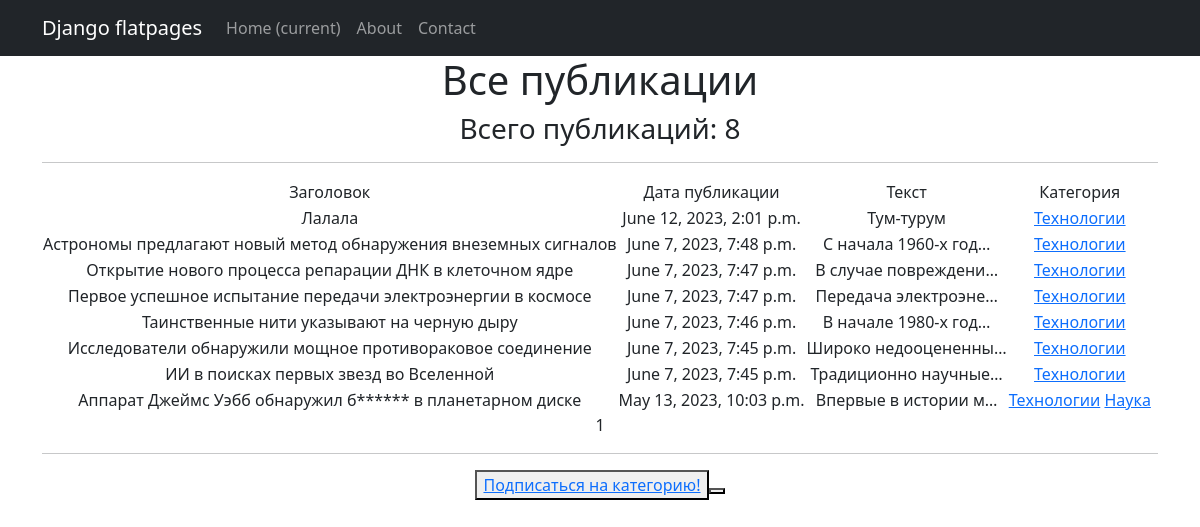
Screenshot of /categories/2/ with the database file from the repository.
### NewsPortal/models.py (models this page shows, shortened)
class Post(models.Model):
    article = 'ART'
    news = 'NWS'
    TYPES = [(article, 'статья'), (news, 'новость')]
    post_author = models.ForeignKey(Author, on_delete=models.CASCADE)
    post_type = models.CharField(max_length=64, choices=TYPES)
    post_time_in = models.DateTimeField(auto_now_add=True)
    post_category = models.ManyToManyField(Category, through='PostCategory')
    post_title = models.CharField(max_length=64, unique=True)
    post_text = models.TextField(unique=True)
    post_rating = models.IntegerField(default=0)

class Category(models.Model):
    category_name = models.CharField(max_length=64, unique=True)
    subscribers = models.ManyToManyField(User, related_name='categories')
    def __str__(self):
        return self.category_name

### NewsPortal/views.py (the view)
# urls.py: path('categories/<int:pk>/', CategoryList.as_view(), name='category_list'),
class CategoryList(ListView):
    model = Post
    ordering = '-post_time_in'
    context_object_name = 'post'
    template_name = 'post_category.html'
    paginate_by = 10
    def get_queryset(self):
        self.post_category = get_object_or_404(Category, id=self.kwargs['pk'])
        queryset = Post.objects.filter(post_category=self.post_category).order_by('-post_time_in')
        return queryset
    def get_context_data(self, **kwargs):
        context = super().get_context_data(**kwargs)
        context["is_not_subscribers"] = self.request.user not in self.post_category.subscribers.all()
        context['category'] = self.post_category
        return context

### NewsPortal/templatetags/custom_filters.py (called while the page is built)
@register.filter()
def censor(word):
    if isinstance(word, str):
        for i in word.split():
            if i.capitalize() in bad_words:
                word = word.replace(i, i[0] + '*' * len(i))
    else:
        raise ValueError('custom_filters -> censor -> A string is expected, but a different data type has been entered')
    return word

### templates/post_category.html (shortened to what this page needs)
{% extends 'flatpages/default.html' %}
{% load custom_filters %}
{% block content %}
   <h1>Все публикации</h1>
    <h3>Всего публикаций: {{ post|length }}</h3>
   <hr>
   {% if post %}
       <table>
           <tr>
               <td>Заголовок</td>
               <td>Дата публикации</td>
               <td>Текст</td>
               <td>Категория</td>
           </tr>
           {% for post_item in post %}
           <tr>
               <td>{{ post_item.post_title|censor }}</td>
               <td>{{ post_item.post_time_in }}</td>
               <td>{{ post_item.post_text|truncatechars:20|censor }}</td>
               <td>{% for category in post_item.post_category.all %}
                        <a href="{% url 'category_list' category.id %}">{{category}}</a>
                   {% endfor %}
               </td>
           </tr>
           {% endfor %}
       </table>
   {% else %}
       <h2>Публикаций нет!</h2>
   {% endif %}
   {{ page_obj.number }}
<hr>
{% if is_not_subscribers %}
<button> <a href="subscribe"> Подписаться на категорию!</a> <button>
{% endif %}
{% endblock content %}

### rows the page displays
Post: post_title|censor "Лалала", post_time_in "June 12, 2023, 2:01 p.m.", post_text|censor "Тум-турум"
Category: category_name "Технологии"
Post: post_title|censor "Астрономы предлагают новый метод обнаружения внеземных сигналов", post_time_in "June 7, 2023, 7:48 p.m.", post_text|censor "С начала 1960-х год…"
Post: post_title|censor "Открытие нового процесса репарации ДНК в клеточном ядре", post_time_in "June 7, 2023, 7:47 p.m.", post_text|censor "В случае повреждени…"
Post: post_title|censor "Первое успешное испытание передачи электроэнергии в космосе", post_time_in "June 7, 2023, 7:47 p.m.", post_text|censor "Передача электроэне…"
Post: post_title|censor "Таинственные нити указывают на черную дыру", post_time_in "June 7, 2023, 7:46 p.m.", post_text|censor "В начале 1980-х год…"
Post: post_title|censor "Исследователи обнаружили мощное противораковое соединение", post_time_in "June 7, 2023, 7:45 p.m.", post_text|censor "Широко недооцененны…"
Post: post_title|censor "ИИ в поисках первых звезд во Вселенной", post_time_in "June 7, 2023, 7:45 p.m.", post_text|censor "Традиционно научные…"
Post: post_title|censor "Аппарат Джеймс Уэбб обнаружил б****** в планетарном диске", post_time_in "May 13, 2023, 10:03 p.m.", post_text|censor "Впервые в истории м…"
Category: category_name "Наука"

### other values shown
{{ post|length }} "8"
{{ page_obj.number }} "1"
